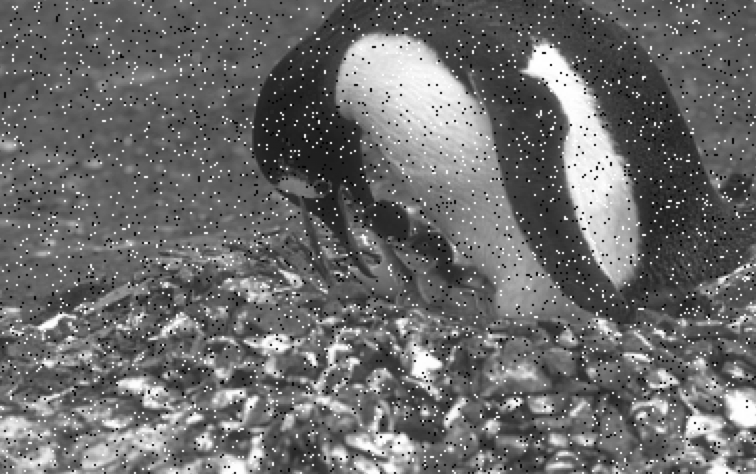
#> input picture Solutions/Lab 2 (Chapter 2.1)/Bài tập nâng cao/Question 4/images/image.png, 756 x 474 px, given in place of image.jpg, which was not available
$ jupyter execute negative_transformation.ipynb
#> lines starting #> are read from the running program, lines starting #| are printed output that depends on the picture; pictures that were not available may be replaced by others from this repository, and a replacement may not be noted
[cell 1]
import cv2
import numpy as np
import matplotlib.pyplot as plt

[cell 2]
img = cv2.imread("image.jpg", cv2.IMREAD_GRAYSCALE)
#> img is the input picture: shape (474, 756); min 1, max 255, mean 107.4
if img is None:
    print("Error: Could not load image. Please check the file path.")
else:
    print(f"Image loaded successfully. Shape: {img.shape}")
#| Image loaded successfully. Shape: (474, 756)

[cell 3]
# g(x,y)=255−f(x,y) => Biến đổi âm bản, Đảo mức xám
# Là phép đối xứng quanh mức 127.5
def negative_transform(image):
    return 255 - image
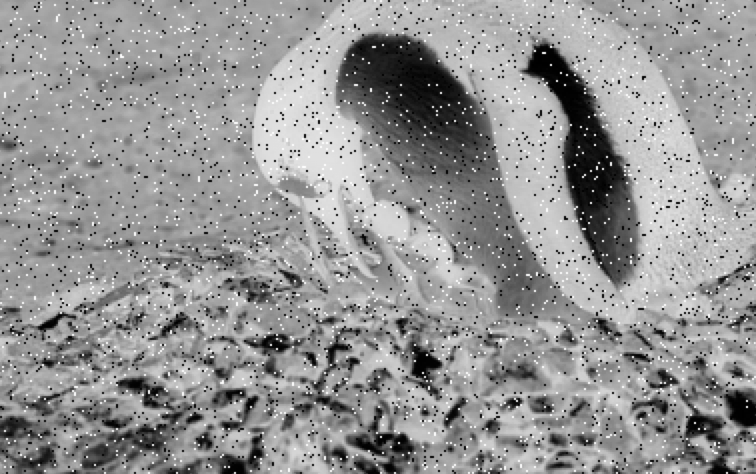
#> returned value: shape (474, 756); min 0, max 254, mean 147.6

[cell 4]
negative_img = negative_transform(img)

plt.figure(figsize=(8,4))
plt.subplot(1,2,1); plt.title("Original"); plt.imshow(img, cmap='gray')
plt.subplot(1,2,2); plt.title("Negative"); plt.imshow(negative_img, cmap='gray')
plt.show()
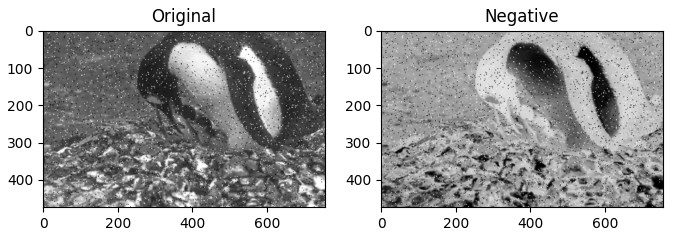
#> figure drawn by matplotlib, 2 panels

$ run again, with Solutions/Lab 2 (Chapter 2.1)/Bài tập nâng cao/Question 4/images/bilateral.png copied over Solutions/Lab 2 (Chapter 2.1)/Bài tập nâng cao/Question 4/images/image.png
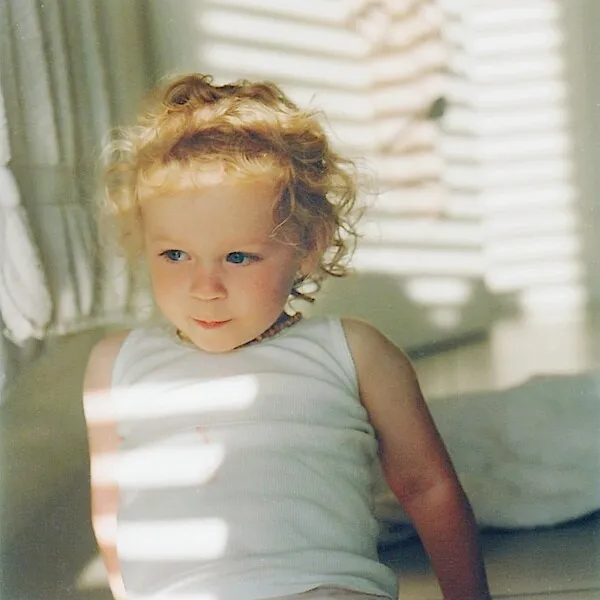
#> input picture Solutions/Lab 2 (Chapter 2.1)/Bài tập nâng cao/Question 4/images/bilateral.png, 600 x 600 px, given in place of image.jpg, which was not available
#| Image loaded successfully. Shape: (600, 600)
#> in negative_transform, `return 255 - image`:
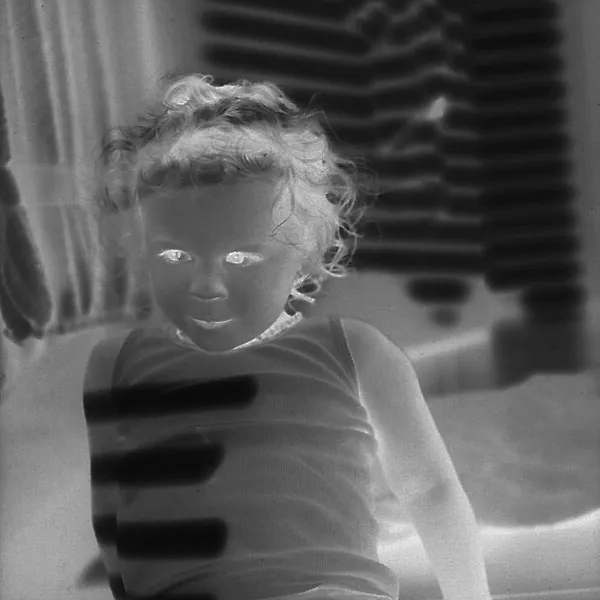
#> returned value: shape (600, 600); min 9, max 254, mean 91.2
#> `plt.show()`:
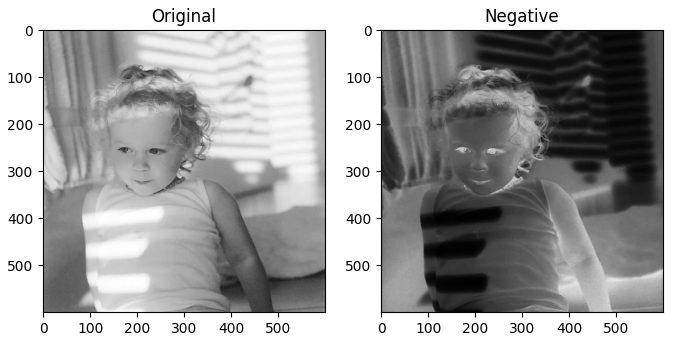
#> figure drawn by matplotlib, 2 panels

$ run again, with Solutions/Lab 2 (Chapter 2.1)/Bài tập nâng cao/Question 4/images/median.jpg saved as Solutions/Lab 2 (Chapter 2.1)/Bài tập nâng cao/Question 4/images/image.png
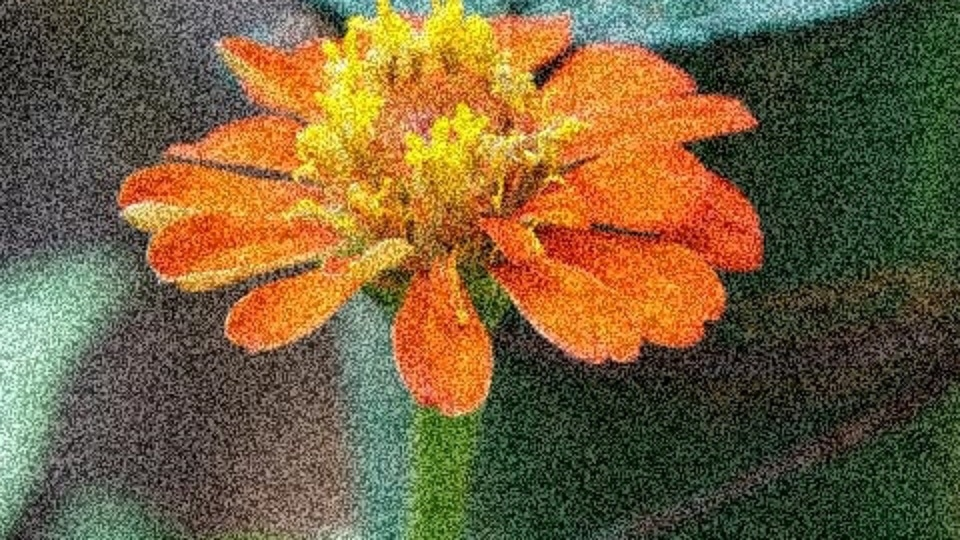
#> input picture Solutions/Lab 2 (Chapter 2.1)/Bài tập nâng cao/Question 4/images/median.jpg, 960 x 540 px, given in place of image.jpg, which was not available
#| Image loaded successfully. Shape: (540, 960)
#> in negative_transform, `return 255 - image`:
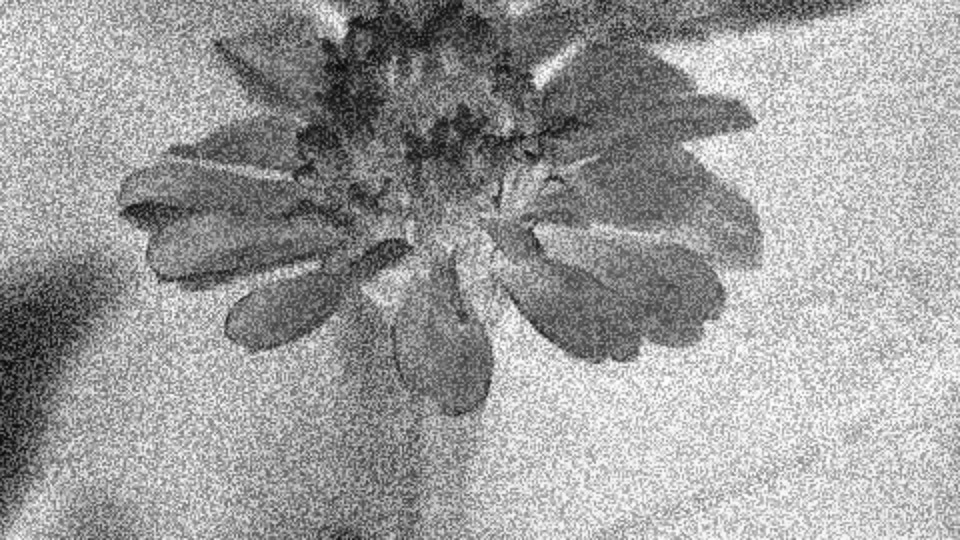
#> returned value: shape (540, 960); min 7, max 255, mean 156.9
#> `plt.show()`:
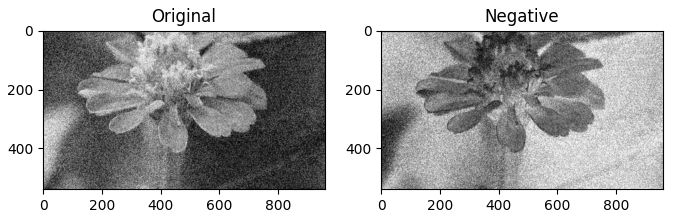
#> figure drawn by matplotlib, 2 panels
